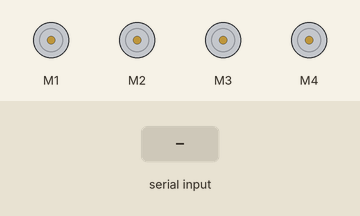
Simulated run of this sketch. Board: Arduino Mega 2560, built with avr-gcc and run on an emulated ATmega2560. Shown: 4 × DC motor (green arrow = forward, orange = backward, longer = faster). The inputs (shaded band) are chosen by the test bench.

Above: at 1.2 s.
1.3 s: "w" received over the second serial link
At 2.5 s:
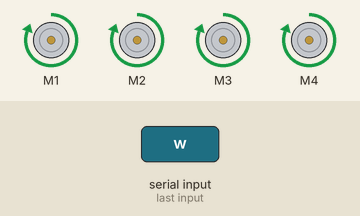
2.8 s: "s" received over the second serial link
At 3.9 s:
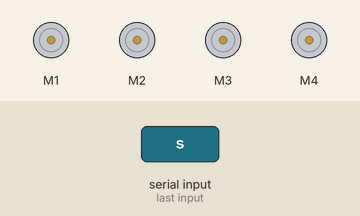
5.8 s: "x" received over the second serial link
7.3 s: "a" received over the second serial link
At 7.8 s:
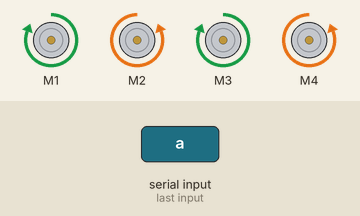
8.8 s: "d" received over the second serial link
At 9.9 s:
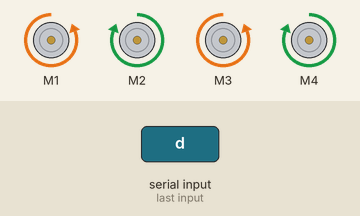
10.3 s: "1" received over the second serial link
At 11.1 s:
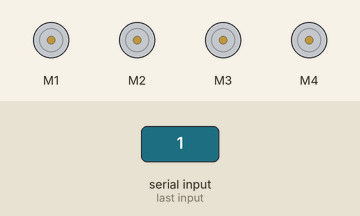
Timing chart, 0 to 39.6 s (numbered marks = the images above; inputs shaded):
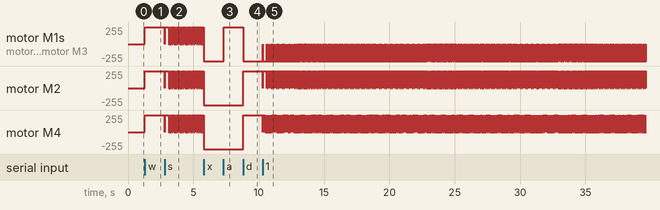

Measured:
- after the input at 1.3 s, motor M1–4: stopped → forward 255/255 at once
- after the input at 2.8 s, motor M1–4: goes stopped 0.02 s, forward 255/255 0.31 s, 72 × (stopped 0.01 s, forward 255/255 0.02 s), stopped 0.02 s, then forward 255/255, starting at once
- after the input at 7.3 s, motor M1, motor M3: backward 255/255 → forward 255/255 at once
- after the input at 8.8 s, motor M1, motor M3: forward 255/255 → backward 255/255 at once; motor M2, motor M4: backward 255/255 → forward 255/255 at once
- after the input at 10.3 s, motor M1: backward 255/255 → stopped at once, then moves between backward 255/255 and stopped, repeating every 9.6 s; motor M2: forward 255/255 → stopped at once, then moves between stopped and forward 255/255, repeating every 9.6 s

The sketch:

RcCar.ino
```cpp
/*
 //contineous unless stop command
 w -> forward
 x -> reverse
 a -> left
 d -> right
 s -> stop
 1:9 -> speed

 */
#include <AFMotor.h>
#include <SoftwareSerial.h>
SoftwareSerial BTSerial(51, 50); // RX, TX

AF_DCMotor motorFL(1);
AF_DCMotor motorFR(2);
AF_DCMotor motorRL(3);
AF_DCMotor motorRR(4);

char state;
int s_speed = 255;
int iteration = 0;

void setup() {
  BTSerial.begin(9600);
  //Serial.begin(9600);
  BTSerial.print("start!");
  //Serial.print("start!");
  set_speed(s_speed);
}

void loop() {
  iteration++;
  if(iteration > 150 && state != 's'){
   iteration = 0;
   set_speed(0);
  }
  else{
   set_speed(s_speed);
  }
  //state = '0';

  //if(Serial.available() > 0){
  //  state = Serial.read();
  //  BTSerial.print(state);
  //}

  if(BTSerial.available() > 0){
    state = BTSerial.read();
    //Serial.print(state);
    iteration = 0;
  }

  if (state == 's') {
    stopALL();
  }
  else if (state == 'w') {
    forward();
  }
  else if (state == 'x') {
    backward();
  }
  else if (state == 'a') {
    left();
  }
  else if (state == 'd') {
    right();
  }
  else if (state == '1') {
    set_speed(map(1, 1, 9, 0, 255));
  }
  else if (state == '2') {
    set_speed(map(2, 1, 9, 0, 255));
  }
  else if (state == '3') {
    set_speed(map(3, 1, 9, 0, 255));
  }
  else if (state == '4') {
    set_speed(map(4, 1, 9, 0, 255));
  }
  else if (state == '5') {
    set_speed(map(5, 1, 9, 0, 255));
  }
  else if (state == '6') {
    set_speed(map(6, 1, 9, 0, 255));
  }
  else if (state == '7') {
    set_speed(map(7, 1, 9, 0, 255));
  }
  else if (state == '8') {
    set_speed(map(8, 1, 9, 0, 255));
  }
  else if (state == '9') {
    set_speed(map(9, 1, 9, 0, 255));
  }

}

void forward(){
  set_speed(s_speed);
  motorFL.run(FORWARD);
  motorFR.run(FORWARD);
  motorRL.run(FORWARD);
  motorRR.run(FORWARD);
  //stopALL();
}

void backward(){
  set_speed(s_speed);
  motorFL.run(BACKWARD);
  motorFR.run(BACKWARD);
  motorRL.run(BACKWARD);
  motorRR.run(BACKWARD);
  //stopALL();
}

void left(){
  set_speed(s_speed);
  motorFL.run(FORWARD);
  motorFR.run(BACKWARD);
  motorRL.run(FORWARD);
  motorRR.run(BACKWARD);
  //stopALL();
}

void right(){
  set_speed(s_speed);
  motorFL.run(BACKWARD);
  motorFR.run(FORWARD);
  motorRL.run(BACKWARD);
  motorRR.run(FORWARD);
  //stopALL();
}

void stopALL(){
  set_speed(0);
}

void set_speed(int s){
  motorFL.setSpeed(s);
  motorFR.setSpeed(s);
  motorRL.setSpeed(s);
  motorRR.setSpeed(s);
}
```
